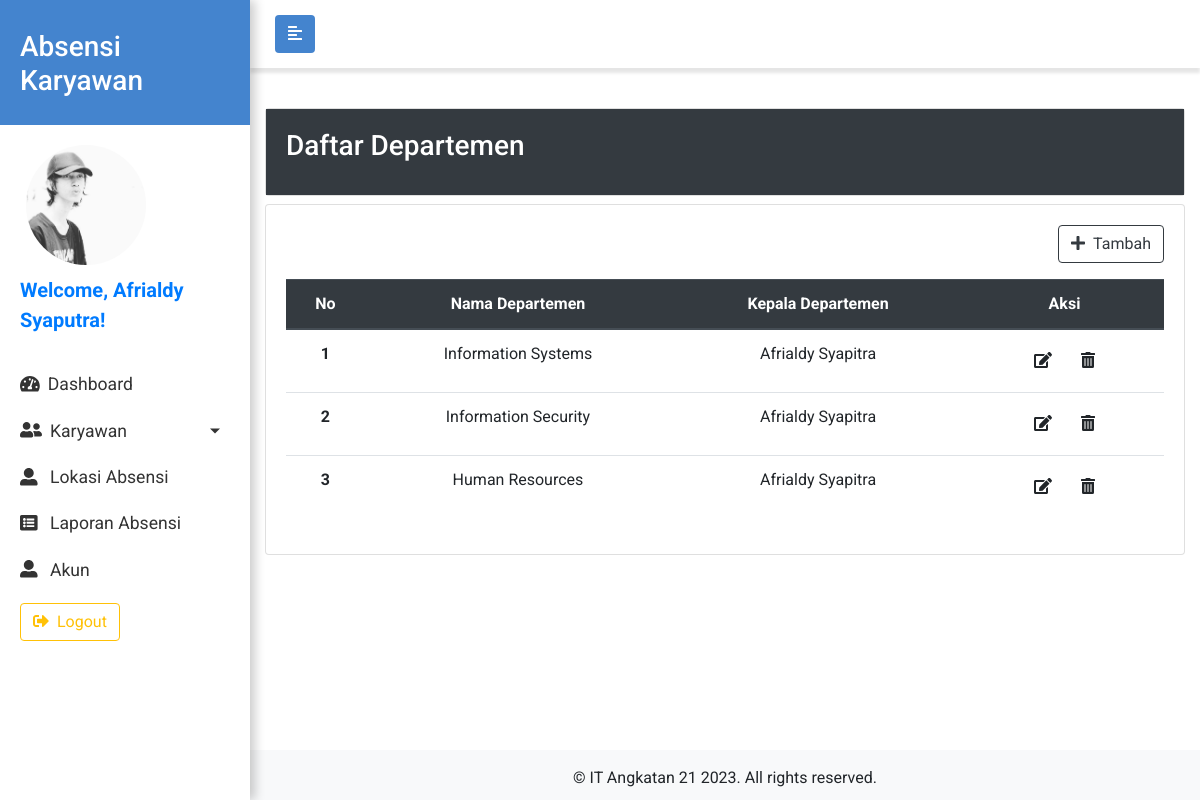
/admin/index.php?page=departemen (signed in), run on the app's committed database.
### tables this page shows
CREATE TABLE `karyawan` (
  `id` int(11) NOT NULL,
  `username` varchar(100) NOT NULL,
  `password` varchar(200) NOT NULL,
  `account_type` int(11) NOT NULL,
  `nama` varchar(100) NOT NULL,
  `jenis_kelamin` char(1) NOT NULL,
  `no_telp` varchar(13) NOT NULL,
  `email` varchar(200) NOT NULL,
  `no_ktp` varchar(50) NOT NULL,
  `alamat` varchar(200) NOT NULL,
  `foto` varchar(100) NOT NULL,
  `id_shift` int(11) NOT NULL,
  `id_departemen` int(11) NOT NULL
);

CREATE TABLE `departemen` (
  `id` int(11) NOT NULL,
  `nama` varchar(100) NOT NULL,
  `kepala_dept` varchar(100) NOT NULL
);

### admin/halaman/departemen.php (the view, shortened to what this page needs)
<div class="row">
  <div class="col-12">
    <div class="card" style="width: 100%;">
      <div class="card-body bg-dark text-white">
        <h3 class="card-title">Daftar Departemen</h3>
      </div>
    </div>
  </div>
</div>
<div class="row mt-2 mb-5">
  <div class="col-12">
    <div class="card" style="width: 100%;">
      <div class="card-body table-responsive">
        <?php
        $i = 1;
        $data = mysqli_query($koneksi, "SELECT * FROM departemen");
        ?>
        <a href="#" class="btn btn-outline-dark float-right mb-3 tambah-btn" data-toggle="modal" data-target="#formModal" onclick="changeType('tambah')">
          <i class="fas fa-plus mr-2"></i>Tambah
        </a>
        <table class="table table-hover text-center">
          <thead class="thead-dark">
            <tr>
              <th scope="col">No</th>
              <th scope="col">Nama Departemen</th>
              <th scope="col">Kepala Departemen</th>
              <th scope="col">Aksi</th>
            </tr>
          </thead>
          <tbody>
            <?php
            while ($d = mysqli_fetch_assoc($data)) :
            ?>
              <tr>
                <th scope="row"><?= $i ?></th>
                <td><?= $d["nama"] ?></td>
                <td><?= $d["kepala_dept"] ?></td>
                <td>
                  <a href="" class="btn edit-btn" data-id="<?php echo $d["id"]; ?>" data-toggle="modal" data-target="#formModal" onclick="changeType('ubah');">
                    <i class="fas fa-edit"></i>
                  </a>
                  <a href="" class="btn hapus-btn" data-id="<?php echo $d["id"]; ?>">
                    <i class="fas fa-trash-alt"></i>
                  </a>
                </td>
              </tr>
            <?php
              $i++;
            endwhile;
            ?>
          </tbody>
        </table>
      </div>
    </div>
  </div>
</div>

### admin/index.php (shortened to what this page needs)
<?php
require('../koneksi.php');
if (isset($_GET["page"])) {
  $page = $_GET["page"];
} else {
  $page = "dashboard";
}
$id = $_SESSION["id"];
$nama = $_SESSION["name"];
?>
<!DOCTYPE html>
<html lang="en">
<head>
  <link href="https://stackpath.bootstrapcdn.com/font-awesome/4.7.0/css/font-awesome.min.css" rel="stylesheet">
  <link rel="stylesheet" href="https://stackpath.bootstrapcdn.com/bootstrap/4.4.1/css/bootstrap.min.css">
  <link rel="stylesheet" href="../css/style.css">
  <link rel="stylesheet" href="https://cdnjs.cloudflare.com/ajax/libs/tempusdominus-bootstrap-4/5.0.0-alpha14/css/tempusdominus-bootstrap-4.min.css" />
</head>
<body>
  <div class="wrapper">
    <nav id="sidebar">
      <div class="sidebar-header">
        <h3>Absensi Karyawan</h3>
      </div>
      <ul class="list-unstyled components">
        <?php
        $data = mysqli_query($koneksi, "SELECT foto FROM karyawan WHERE id = $id");
        $d = mysqli_fetch_assoc($data);
        ?>
        <img src="../img/uploaded_img/<?= $d["foto"] ?>" class="rounded-circle ml-3" width="120px" height="120px">
        <p class="lead text-primary font-weight-bold">Welcome, <?php echo $nama; ?>!</p>
        <li class="active">
          <a href="index.php?page=dashboard"> <i class="fas fa-tachometer-alt mr-2"></i>Dashboard</a>
        </li>
        <li class="active">
          <a href="#karyawanSubMenu" data-toggle="collapse" aria-expanded="false" class="dropdown-toggle"> <i class="fas fa-user-friends mr-2"></i>Karyawan</a>
        </li>
        <li>
          <a href="index.php?page=lokasi"><i class="fas fa-user-alt mr-2"></i> Lokasi Absensi</a>
        </li>
        <li>
          <a href="index.php?page=absensi"><i class="fas fa-list-alt mr-2"></i> Laporan Absensi</a>
        </li>
        <li>
          <a href="index.php?page=akun"><i class="fas fa-user-alt mr-2"></i> Akun</a>
        </li>
        <li class="nav-item">
          <a class="nav-link" href="../logout.php">
            <button class="btn btn-outline-warning"><i class="fas fa-sign-out-alt mr-2"></i>Logout</button>
          </a>
        </li>
      </ul>
    </nav>
    <div id="content">
      <nav class="navbar navbar-toggle navbar-expand-lg navbar-light bg-light">
        <div class="container-fluid">
          <button type="button" id="sidebarCollapse" class="btn btn-toggle">
            <i class="fas fa-align-left"></i>
          </button>
        </div>
      </nav>
      <div class="container-fluid">
        <?php
        switch ($page) {
          case "departemen":
            include "halaman/departemen.php";
            break;
        }
        ?>
      </div>
      <footer class="text-center py-3 bg-light">
        &copy;  IT Angkatan 21 2023. All rights reserved.
      </footer>
    </div>
  </div>
</body>
</html>

### css/style.css (style rules this page uses)
* { padding: 0; margin: 0; box-sizing: border-box; }
html { position: relative; min-height: 100%; }
body { width: 100%; height: 100%; font-family: 'Roboto', sans-serif; }
a { text-decoration: none !important; color: #333; }
.navbar { background-color: #4484ce !important; color: white; }
footer { position: absolute; left: 0; bottom: 0; height: 50px; width: 100%; overflow: hidden; }
.navbar-toggle { padding: 15px 10px; background: #fff !important; border: none; border-radius: 0; margin-bottom: 40px; box-shadow: 0px 5px 3px rgba(0, 0, 0, 0.1); }
.btn-toggle { background: #4484ce; color: white; }
.wrapper { display: flex; width: 100%; }
#sidebar { width: 250px; position: fixed; top: 0; left: 0; height: 100vh; z-index: 999; background: white; color: white; transition: all 0.3s; box-shadow: 5px 0px 10px rgba(0, 0, 0, 0.2); }
#sidebar .sidebar-header { padding: 30px 20px 20px 20px; background: #4484ce; }
#sidebar ul.components { padding: 20px 10px; }
#sidebar ul p { color: #fff; padding: 10px; }
#sidebar ul li a { padding: 10px; font-size: 1.1em; display: block; }
#sidebar ul li.active>a, a[aria-expanded="true"] { color: #333; background: white; }
a[data-toggle="collapse"] { position: relative; }
.dropdown-toggle::after { display: block; position: absolute; top: 50%; right: 20px; transform: translateY(-50%); }
#content { width: calc(100% - 250px); min-height: 100vh; transition: all 0.3s; position: absolute; top: 0; right: 0; }

### data on the page
karyawan: foto (picture)
departemen: nama "Information Systems", kepala_dept "Afrialdy Syapitra"
departemen: nama "Information Security", kepala_dept "Afrialdy Syapitra"
departemen: nama "Human Resources", kepala_dept "Afrialdy Syapitra"

### other printed values
$nama "Afrialdy Syaputra"
